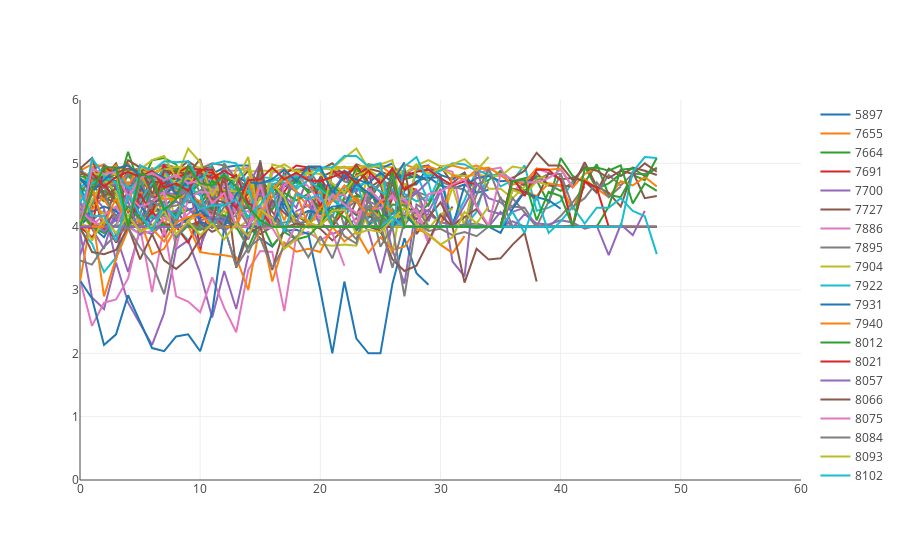

The cell this chart's notebook holds for it:
### Code cell
data = []
for class_id in sorted(df_e.id_class.unique()):
    trace = trace_avg_emotion(df_e,class_id,'teacher')
    if trace:
        data.append(trace)
        
layout = go.Layout(
    hovermode='closest',
    xaxis={'range':[0,60]},
    yaxis={'range':[0,6]}
)
figure=go.Figure(data=data,layout=layout)
pyo.iplot(figure)
